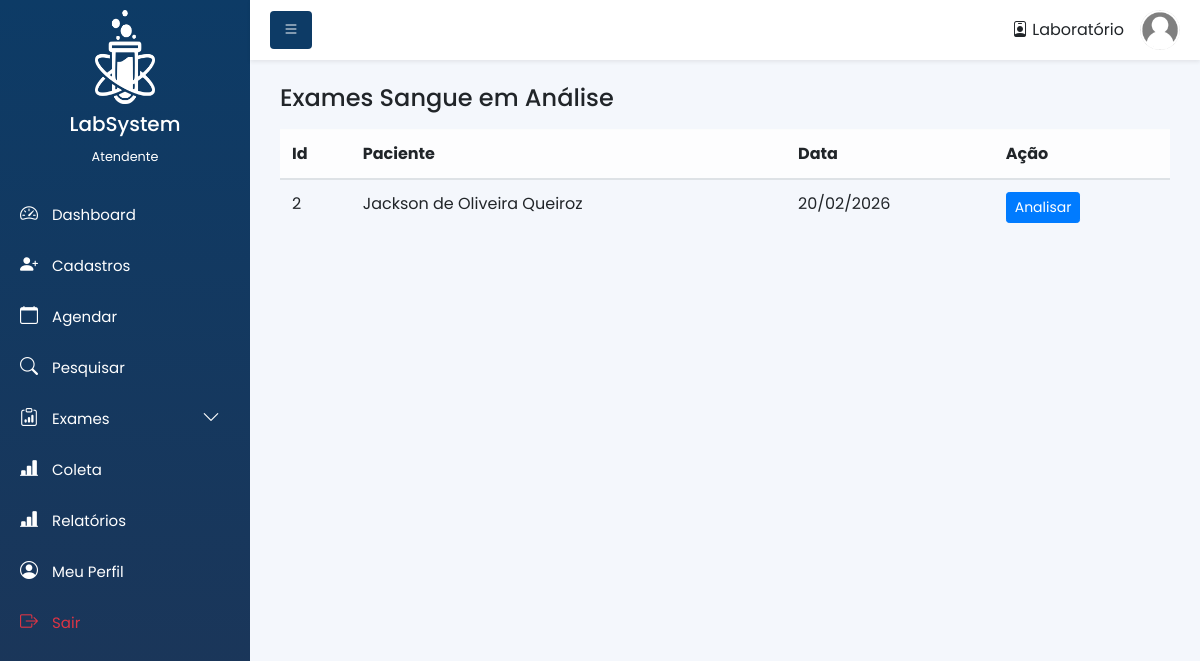
The app's page /paginas/exame-sangue-analise.php (signed in) with its own data.
### tables this page shows
CREATE TABLE `exame_sangue` (
  `id` int(11) NOT NULL,
  `paciente_id` int(11) NOT NULL,
  `data_exame` date NOT NULL,
  `status` enum('Em Atendimento','Coleta','Em Analise','Realizado','Check-in') NOT NULL,
  `created_at` timestamp NOT NULL DEFAULT current_timestamp()
);

CREATE TABLE `pacientes` (
  `id` int(11) NOT NULL,
  `nome` varchar(150) NOT NULL,
  `cpf` varchar(14) NOT NULL,
  `data_nascimento` date DEFAULT NULL,
  `tipo_atendimento` enum('Particular','Convenio') NOT NULL,
  `telefone` varchar(20) DEFAULT NULL,
  `email` varchar(100) DEFAULT NULL,
  `observacoes` text DEFAULT NULL,
  `status` enum('Ativo','Inativo') DEFAULT 'Ativo',
  `criado_em` timestamp NOT NULL DEFAULT current_timestamp()
);

### paginas/exame-sangue-analise.php (the view, shortened to what this page needs)
<?php
include_once './include/head.php';
$sql = "
SELECT
    a.id,
    a.paciente_id,
    p.nome AS paciente,
    a.data_exame
FROM exame_sangue a
INNER JOIN pacientes p ON p.id = a.paciente_id
WHERE a.status = 'Em Analise'
ORDER BY a.data_exame ASC
";
$stmt = $pdo->prepare($sql);
$stmt->execute();
$exames = $stmt->fetchAll(PDO::FETCH_ASSOC);
?>
</head>
<?php include_once './include/menu.php'; ?>
<div class="container mt-4">
    <h4>Exames Sangue em Análise</h4>
    <?php if (empty($exames)): ?>
        <div class="alert alert-info">
            Nenhum exame aguardando análise.
        </div>
    <?php else: ?>
        <table class="table table-hover align-middle mt-3">
            <thead class="table-light">
                <tr>
                    <th>Id</th>
                    <th>Paciente</th>
                    <th>Data</th>
                    <th class="text-end">Ação</th>
                </tr>
            </thead>
            <tbody>
            <?php foreach ($exames as $e): ?>
                <tr>
                    <td><?= $e['id'] ?></td>
                    <td><?= $e['paciente'] ?></td>
                    <td><?= date('d/m/Y', strtotime($e['data_exame'])) ?></td>
                    <td class="text-end">
                        <a href="<?= URL ?>exame_sangue_resultado?id=<?= $e['id'] ?>"
                           class="btn btn-primary btn-sm">
                            Analisar
                        </a>
                    </td>
                </tr>
            <?php endforeach; ?>
            </tbody>
        </table>
    <?php endif; ?>
</div>
<?php include_once './include/footer.php'; ?>

### assets/css/style.css (style rules this page uses)
body { font-family: 'Poppins', sans-serif; background: #f4f7fc; overflow-x: hidden; }

### records on screen
exame_sangue: id "2", paciente.nome "Jackson de Oliveira Queiroz", data_exame "20/02/2026"

### other values on screen
$_SESSION['perfil'] "Atendente"
$_SESSION['nome'] "Laboratório"
